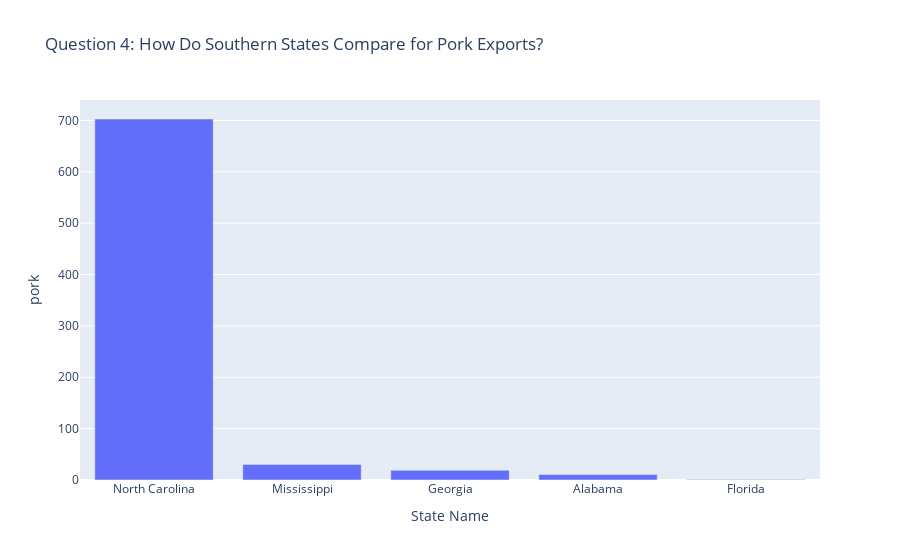

Notebook source saved alongside this figure:
### Code cell
fig = px.bar(df_st, 
             x='State Name',             
             y='pork',
             title='Question 4: How Do Southern States Compare for Pork Exports?')

fig.show()

### Figure 1 — Plotly figure (JSON) as saved in the notebook; plotly's stock layout.template omitted (floating-point values rounded to 4 significant figures)
{"data": [{"alignmentgroup": "True", "hovertemplate": "State Name=%{x}<br>pork=%{y}<extra></extra>", "legendgroup": "", "marker": {"color": "#636efa"}, "name": "", "offsetgroup": "", "orientation": "v", "showlegend": false, "textposition": "auto", "type": "bar", "x": ["North Carolina", "Mississippi", "Georgia", "Alabama", "Florida"], "xaxis": "x", "y": [702.8, 30.4, 18.9, 10.6, 0.9], "yaxis": "y"}], "layout": {"barmode": "relative", "legend": {"tracegroupgap": 0}, "title": {"text": "Question 4: How Do Southern States Compare for Pork Exports?"}, "xaxis": {"anchor": "y", "domain": [0, 1], "title": {"text": "State Name"}}, "yaxis": {"anchor": "x", "domain": [0, 1], "title": {"text": "pork"}}}}
